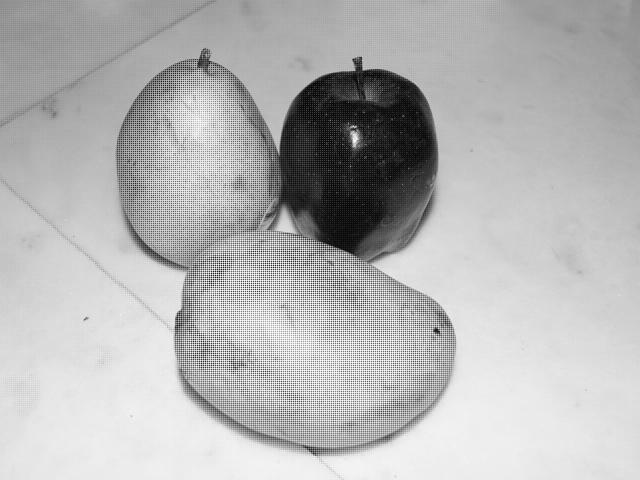
%> input picture data/RGGB/Frutas06r_rggb.jpg, 640 x 480 px
$ octave Ejemplo003.m   (GNU Octave 9; MATLAB toolbox functions it lacks are replaced by stand-ins)
%> lines starting %> are read from the running program, lines starting %| are printed output that depends on the picture
clc;
close all;
clear;

file_img = 'Frutas06r_rggb.jpg';
if ispc
    d = '\';
else
    d = '/';
end


path_img = '/Users/ibarram/Library/CloudStorage/Dropbox/GitHub/PDS_TR/data/RGGB/';

if ~exist(path_img, 'dir')
    path_img = uigetdir(pwd, 'Selecciona el directorio.');
    path_img = [path_img d];
end

imgRGGB = imread([path_img file_img]);
%> imgRGGB is the input picture: size 480x640 uint8; min 0, max 255, mean 181
[lv, lu] = size(imgRGGB);
%> lv = 480; lu = 640

%% Proximos vecinos
imgRGB1 = zeros(lv, lu, 3, 'uint8');

% Rojo
imgRGB1(1:2:lv, 1:2:lu, 1) = imgRGGB(1:2:lv, 1:2:lu);
imgRGB1(2:2:lv, 1:2:lu, 1) = imgRGGB(1:2:lv, 1:2:lu);
imgRGB1(1:2:lv, 2:2:lu, 1) = imgRGGB(1:2:lv, 1:2:lu);
imgRGB1(2:2:lv, 2:2:lu, 1) = imgRGGB(1:2:lv, 1:2:lu);

% Verde
imgRGB1(2:2:lv, 1:2:lu, 2) = imgRGGB(2:2:lv, 1:2:lu);
imgRGB1(1:2:lv, 2:2:lu, 2) = imgRGGB(1:2:lv, 2:2:lu);
imgRGB1(2:2:lv, 2:2:lu, 2) = imgRGGB(2:2:lv, 1:2:lu);
imgRGB1(1:2:lv, 1:2:lu, 2) = imgRGGB(1:2:lv, 2:2:lu);

% Azul
imgRGB1(2:2:lv, 2:2:lu, 3) = imgRGGB(2:2:lv, 2:2:lu);
imgRGB1(1:2:lv, 1:2:lu, 3) = imgRGGB(2:2:lv, 2:2:lu);
imgRGB1(2:2:lv, 1:2:lu, 3) = imgRGGB(2:2:lv, 2:2:lu);
imgRGB1(1:2:lv, 2:2:lu, 3) = imgRGGB(2:2:lv, 2:2:lu);

figure(1);
imshow(imgRGGB);

figure(2);
imshow(imgRGB1);

%% Lineal
imgRGB2 = zeros(lv/2, lu/2, 3, 'uint8');

imgRGB2(:,:,1) = imgRGGB(1:2:lv, 1:2:lu);
imgRGB2(:,:,2) = (double(imgRGGB(1:2:lv, 2:2:lu))+double(imgRGGB(2:2:lv, 1:2:lu)))/2;
imgRGB2(:,:,3) = imgRGGB(2:2:lv, 2:2:lu);

figure(3);
imshow(imgRGB2);
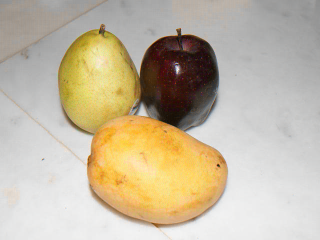
%> displayed picture: size 240x320x3, on the screen's scale of 0 to 255; mean R, G, B 195.3, 183.9, 161.3

%% Lineal sin reduccion
imgRGB3 = zeros(lv, lu, 3, 'uint8');

imgRGGB_d = double(imgRGGB);
indu1 = 1:2:lu;
%> indu1 = 320 values from 1 to 639
indu2 = 2:2:lu;
%> indu2 = 320 values from 2 to 640
indv1 = 1:2:lv;
%> indv1 = 240 values from 1 to 479
indv2 = 2:2:lv;
%> indv2 = 240 values from 2 to 480

% Originales de RGGB a RGB
imgRGB3(indv1, indu1, 1) = imgRGGB_d(indv1, indu1);
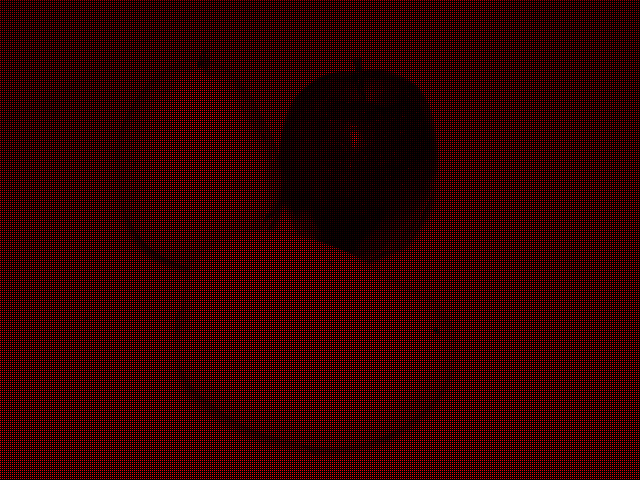
%> imgRGB3: size 480x640x3 uint8; mean R, G, B 48.8, 0, 0
imgRGB3(indv1, indu2, 2) = imgRGGB_d(indv1, indu2);
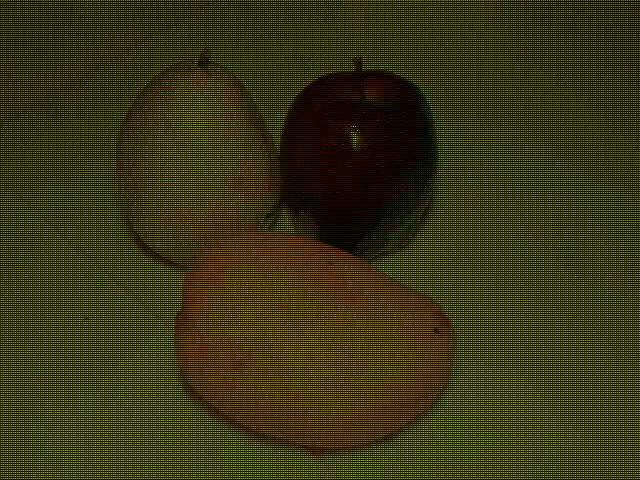
%> imgRGB3: size 480x640x3 uint8; mean R, G, B 48.8, 45.9, 0
imgRGB3(indv2, indu1, 2) = imgRGGB_d(indv2, indu1);
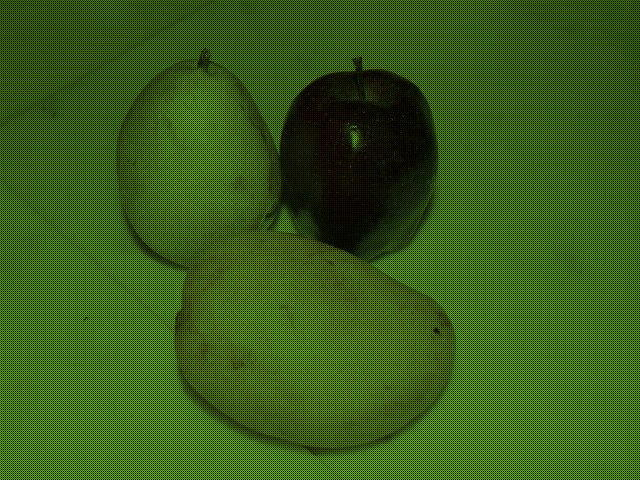
%> imgRGB3: size 480x640x3 uint8; mean R, G, B 48.8, 91.8, 0
imgRGB3(indv2, indu2, 3) = imgRGGB_d(indv2, indu2);
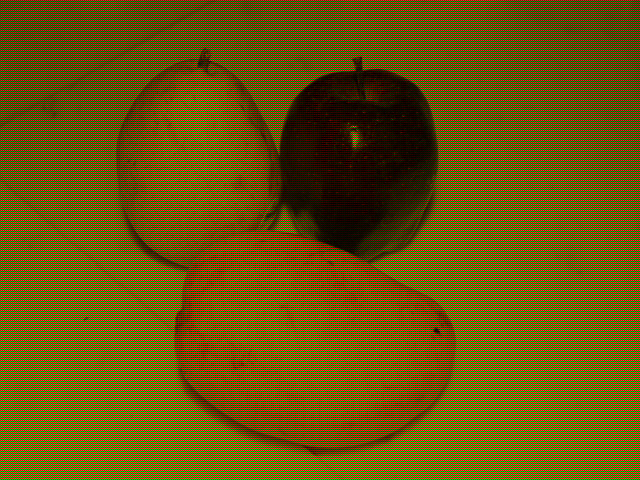
%> imgRGB3: size 480x640x3 uint8; mean R, G, B 48.8, 91.8, 40.3

imgRGB3(indv2(1:end-1), indu1, 1) = (imgRGGB_d(indv1(1:end-1),indu1)+imgRGGB_d(indv1(1:end-1)+2,indu1))/2;
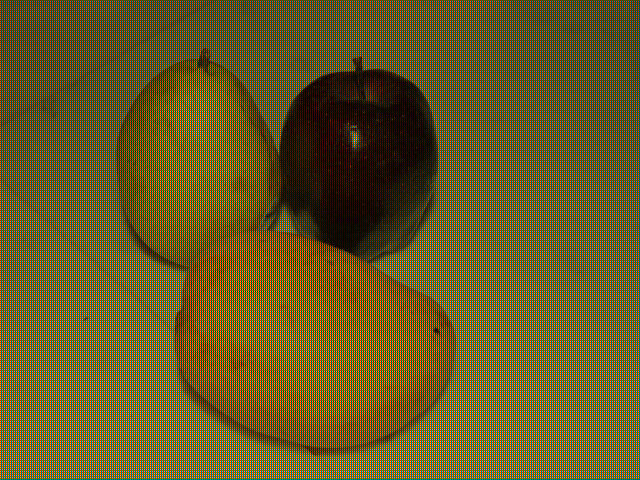
%> imgRGB3: size 480x640x3 uint8; mean R, G, B 97.5, 91.8, 40.3
imgRGB3(:,2:2:lu-2,1) = (double(imgRGB3(:,1:2:lu-2,1))+double(imgRGB3(:,3:2:lu,1)))/2;

imgRGB3(3:2:lv-1,1:2:lu,2) = (imgRGGB_d(2:2:lv-2,1:2:lu)+imgRGGB_d(4:2:lv, 1:2:lu))/2;
imgRGB3(2:2:lv-1,2:2:lu,2) = (imgRGGB_d(1:2:lv-2,2:2:lu)+imgRGGB_d(3:2:lv, 2:2:lu))/2;

imgRGB3(3:2:lv-1, 2:2:lu, 3) = (imgRGGB_d(2:2:lv-2,2:2:lu)+imgRGGB_d(4:2:lv,2:2:lu))/2;
imgRGB3(:,3:2:lu-1, 3) = (double(imgRGB3(:, 2:2:lu-2, 3))+double(imgRGB3(:, 4:2:lu, 3)))/2;

figure(3);
imshow(imgRGB3);
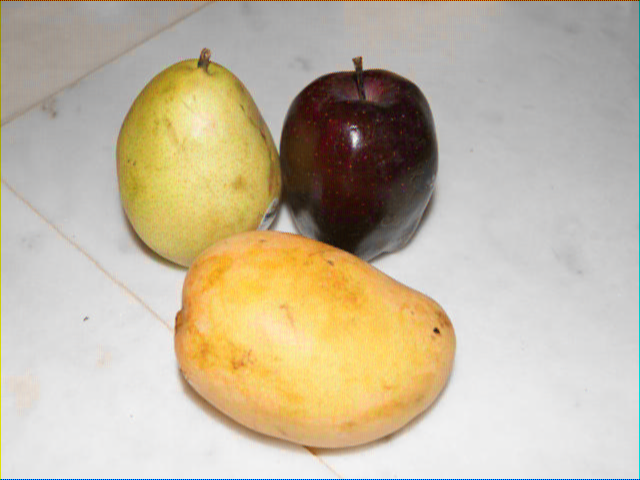
%> displayed picture: size 480x640x3, on the screen's scale of 0 to 255; mean R, G, B 194.8, 183.3, 160.8

$ run again, with data/RGGB/Frutas04r_rggb.jpg copied over data/RGGB/Frutas06r_rggb.jpg
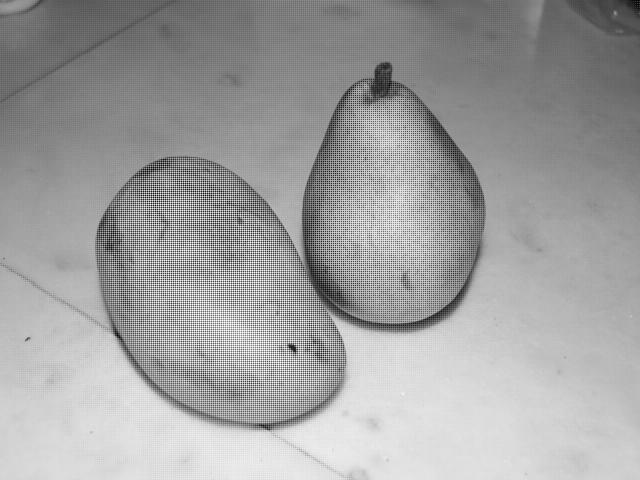
%> input picture data/RGGB/Frutas04r_rggb.jpg, 640 x 480 px
%> imgRGGB is the input picture: size 480x640 uint8; min 0, max 255, mean 159.9
%> `imgRGB3(indv2(1:end-1), indu1, 1) = (imgRGGB_d(indv1(1:end-1),indu1)+i..`:
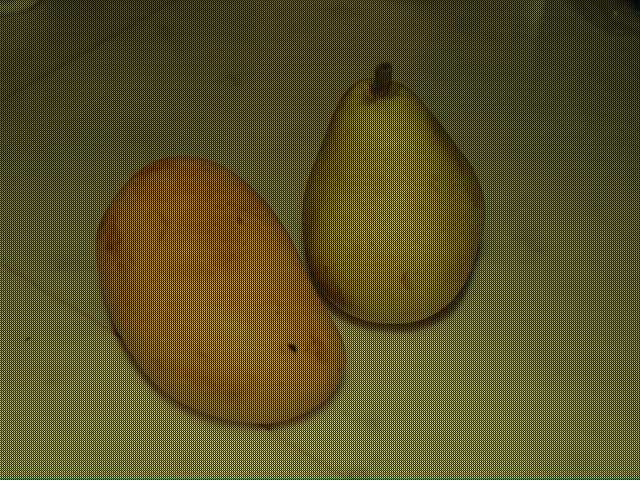
%> imgRGB3: size 480x640x3 uint8; mean R, G, B 88.8, 81.2, 34.2
%> `imshow(imgRGB3);`:
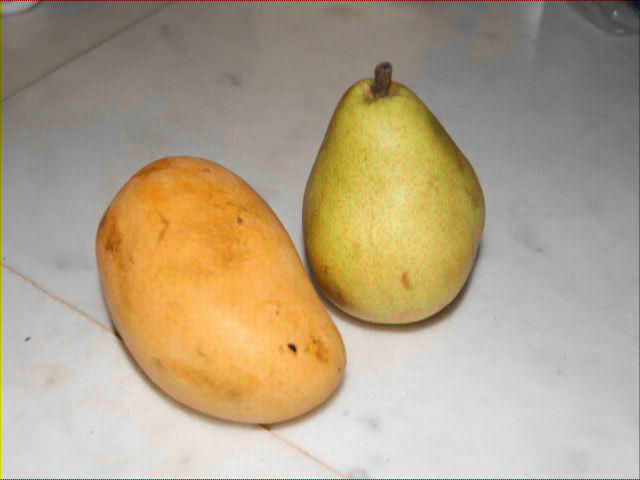
%> displayed picture: size 480x640x3, on the screen's scale of 0 to 255; mean R, G, B 177.6, 162.2, 136.6

$ run again, with data/RGGB/Frutas05r_rggb.jpg copied over data/RGGB/Frutas06r_rggb.jpg
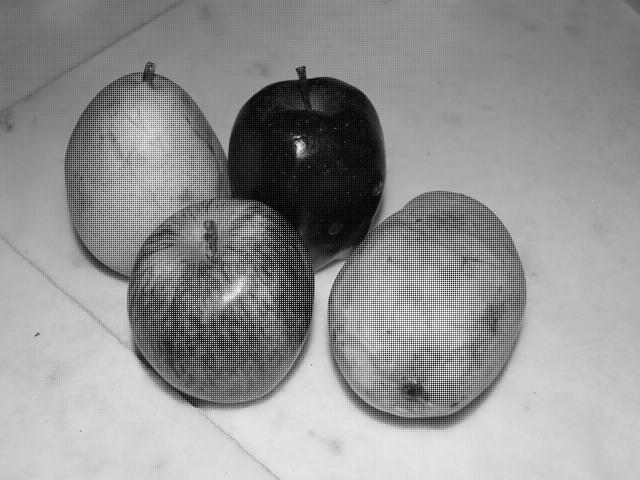
%> input picture data/RGGB/Frutas05r_rggb.jpg, 640 x 480 px
%> imgRGGB is the input picture: size 480x640 uint8; min 0, max 255, mean 145.9
%> `imgRGB3(indv2(1:end-1), indu1, 1) = (imgRGGB_d(indv1(1:end-1),indu1)+i..`:
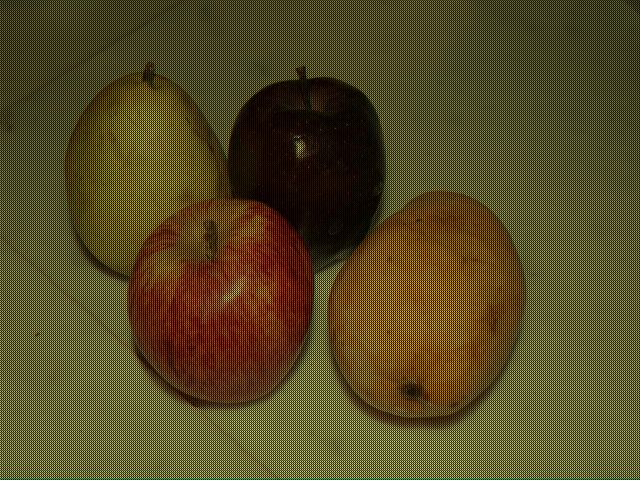
%> imgRGB3: size 480x640x3 uint8; mean R, G, B 83.4, 72.6, 31.5
%> `imshow(imgRGB3);`:
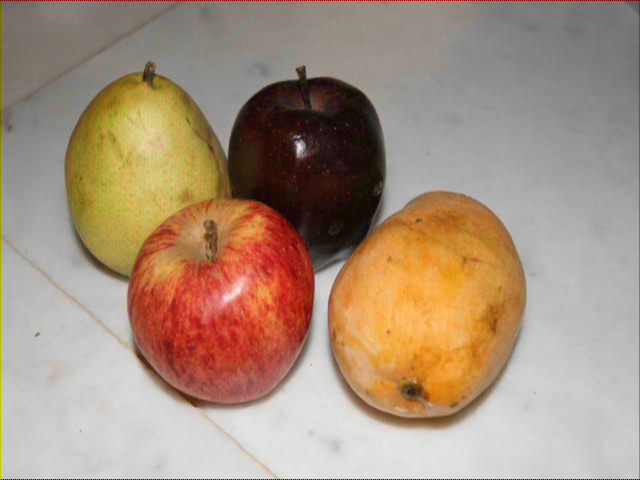
%> displayed picture: size 480x640x3, on the screen's scale of 0 to 255; mean R, G, B 166.7, 144.9, 125.8

$ run again, with data/RGGB/Frutas07r_rggb.jpg copied over data/RGGB/Frutas06r_rggb.jpg
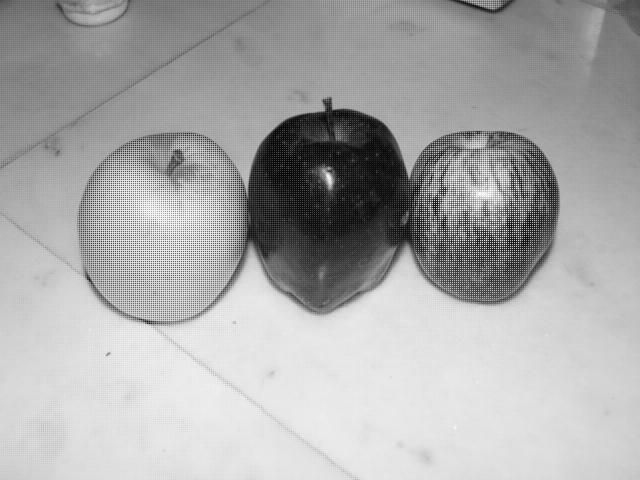
%> input picture data/RGGB/Frutas07r_rggb.jpg, 640 x 480 px
%> imgRGGB is the input picture: size 480x640 uint8; min 0, max 255, mean 169.4
%> `imshow(imgRGB3);`:
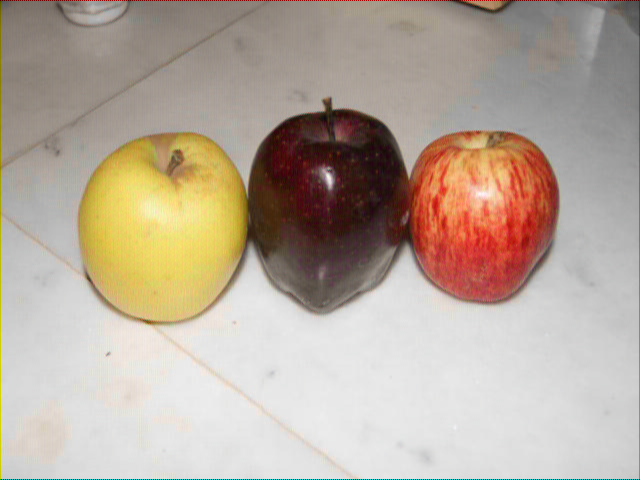
%> displayed picture: size 480x640x3, on the screen's scale of 0 to 255; mean R, G, B 182.8, 168.9, 155.6
